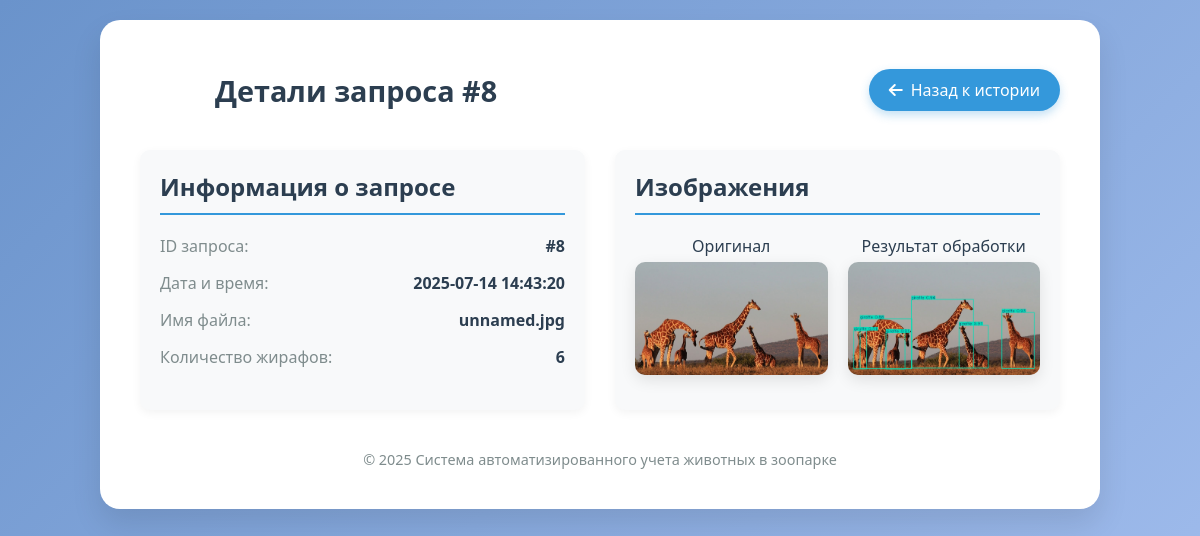
Page /history/8 on the committed database.
### tables this page shows
CREATE TABLE requests (
        id INTEGER PRIMARY KEY AUTOINCREMENT,
        timestamp TEXT NOT NULL,
        filename TEXT,
        original_img TEXT,
        thumbnail TEXT,
        result_img TEXT,
        giraffe_count INTEGER
    );

### app.py (the view)
@app.route('/history/<int:request_id>')
def request_details(request_id):
    try:
        conn = sqlite3.connect('history.db')
        c = conn.cursor()
        c.execute("SELECT * FROM requests WHERE id = ?", (request_id,))
        row = c.fetchone()
        conn.close()
        if row:
            request_data = {
                'id': row[0],
                'timestamp': row[1],
                'filename': row[2],
                'original_img': row[3],
                'thumbnail': row[4],
                'result_img': row[5],
                'count': row[6]
            }
            return render_template('request_details.html', request_data=request_data)
        else:
            return "Request not found", 404
    except Exception as e:
        return f"Database error: {str(e)}", 500

### templates/request_details.html (shortened to what this page needs)
<!DOCTYPE html>
<html lang="ru">
<head>
    <link rel="stylesheet" href="https://cdnjs.cloudflare.com/ajax/libs/font-awesome/6.4.0/css/all.min.css">
</head>
<body>
    <div class="container">
        <div class="header">
            <div class="logo-container">
                <div class="logo"></div>
                <h1>Детали запроса #{{ request_data.id }}</h1>
            </div>
            <a href="/history" class="back-btn">
                <i class="fas fa-arrow-left"></i> Назад к истории
            </a>
        </div>
        <div class="request-details">
            <div class="detail-card">
                <h2>Информация о запросе</h2>
                <div class="detail-item">
                    <span class="detail-label">ID запроса:</span>
                    <span class="detail-value">#{{ request_data.id }}</span>
                </div>
                <div class="detail-item">
                    <span class="detail-label">Дата и время:</span>
                    <span class="detail-value">{{ request_data.timestamp }}</span>
                </div>
                <div class="detail-item">
                    <span class="detail-label">Имя файла:</span>
                    <span class="detail-value">{{ request_data.filename }}</span>
                </div>
                <div class="detail-item">
                    <span class="detail-label">Количество жирафов:</span>
                    <span class="detail-value">
                        <strong>{{ request_data.count }}</strong>
                    </span>
                </div>
            </div>
            <div class="detail-card">
                <h2>Изображения</h2>
                <div class="images-container">
                    <div class="image-box">
                        <div class="image-title">Оригинал</div>
                        <img src="{{ url_for('static', filename='results/' + request_data.original_img) }}"
                             alt="Оригинальное изображение">
                    </div>
                    <div class="image-box">
                        <div class="image-title">Результат обработки</div>
                        <img src="{{ url_for('static', filename='results/' + request_data.result_img) }}"
                             alt="Результат обработки">
                    </div>
                </div>
            </div>
        </div>
        <footer>
            <div class="footer-content">
                <div class="copyright">
                    &copy; 2025 Система автоматизированного учета животных в зоопарке
                </div>
            </div>
        </footer>
    </div>
</body>
</html>

### templates/request_details.html (style rules this page uses)
* { margin: 0; padding: 0; box-sizing: border-box; }
body { font-family: 'Segoe UI', Tahoma, Geneva, Verdana, sans-serif; background: linear-gradient(135deg, #6a93cb 0%, #a4bfef 100%); min-height: 100vh; padding: 20px; color: #2c3e50; }
.container { background: white; border-radius: 20px; box-shadow: 0 15px 30px rgba(0, 0, 0, 0.1); width: 100%; max-width: 1000px; margin: 0 auto; padding: 40px; position: relative; }
.header { display: flex; justify-content: space-between; align-items: center; margin-bottom: 30px; flex-wrap: wrap; }
.logo-container { display: flex; align-items: center; gap: 15px; }
.logo { width: 60px; height: 60px; background: url('https://cdn-icons-png.flaticon.com/512/1998/1998659.png') no-repeat center center; background-size: contain; }
h1 { font-size: 1.8rem; color: #2c3e50; }
.back-btn { display: inline-flex; align-items: center; padding: 10px 20px; background: #3498db; color: white; text-decoration: none; border-radius: 50px; transition: all 0.3s; box-shadow: 0 4px 10px rgba(52, 152, 219, 0.3); }
.back-btn i { margin-right: 8px; }
.request-details { display: grid; grid-template-columns: 1fr 1fr; gap: 30px; margin-bottom: 30px; }
.detail-card { background: #f8f9fa; border-radius: 10px; padding: 20px; box-shadow: 0 3px 10px rgba(0,0,0,0.05); }
.detail-card h2 { margin-bottom: 20px; padding-bottom: 10px; border-bottom: 2px solid #3498db; color: #2c3e50; }
.detail-item { margin-bottom: 15px; display: flex; justify-content: space-between; }
.detail-label { font-weight: 500; color: #7f8c8d; }
.detail-value { font-weight: 600; }
.images-container { display: grid; grid-template-columns: 1fr 1fr; gap: 20px; margin-top: 20px; }
.image-box { text-align: center; }
.image-box img { max-width: 100%; border-radius: 10px; box-shadow: 0 5px 15px rgba(0, 0, 0, 0.1); margin-bottom: 10px; }
.image-title { font-weight: 500; margin-bottom: 5px; }
footer { margin-top: 40px; color: #7f8c8d; font-size: 0.9rem; width: 100%; text-align: center; }

### rows in the picture
requests: id "8", timestamp "2025-07-14 14:43:20", filename "unnamed.jpg", original_img (picture), result_img (picture)

### other values in the picture
{{ request_data.count }} "6"
